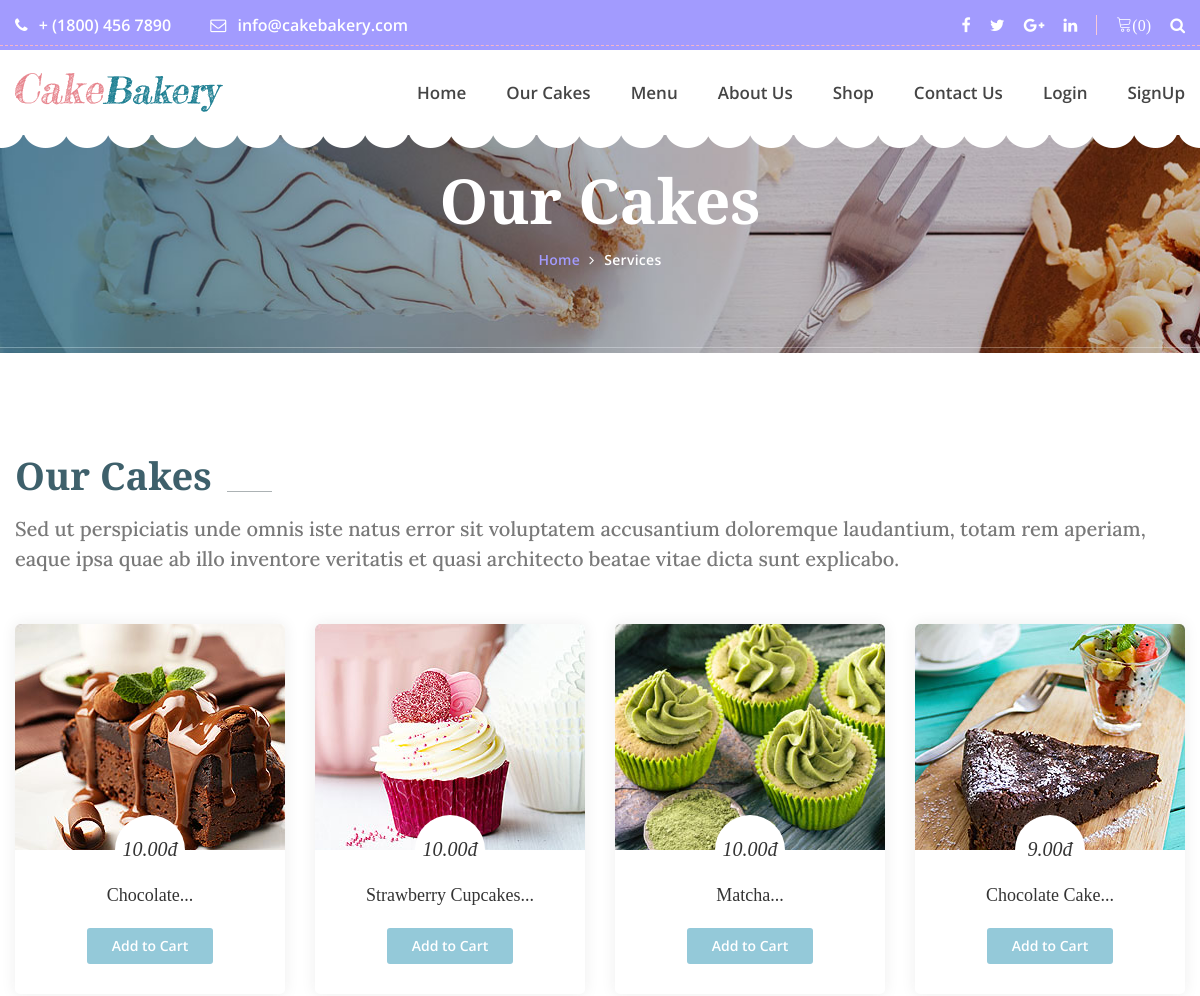
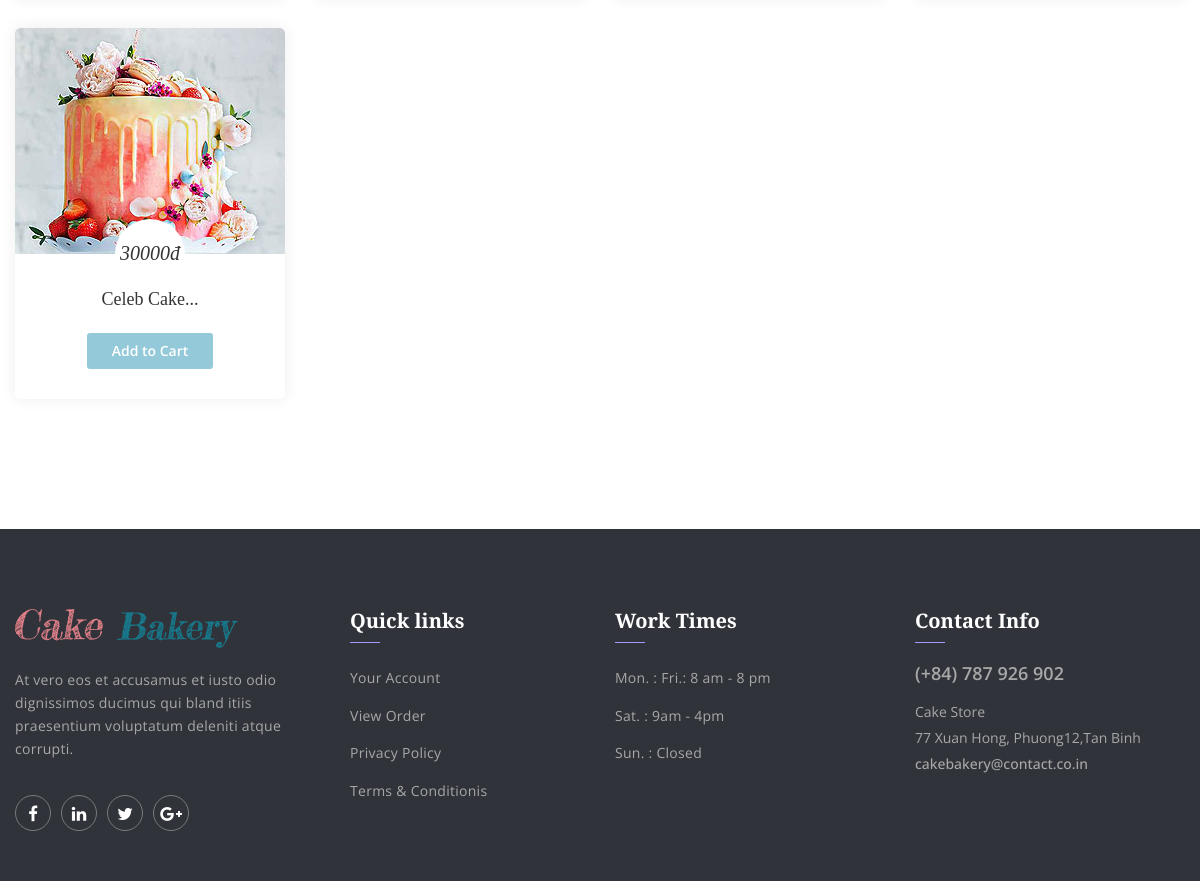
The app's page /ourcake.php with its own data (2 pictures, top to bottom).
### tables this page shows
CREATE TABLE `cake` (
  `cakeId` int(12) NOT NULL,
  `cakeName` varchar(255) NOT NULL,
  `cakePrice` decimal(10,2) NOT NULL,
  `cakeDesc` text NOT NULL,
  `cakeCategorieId` int(12) NOT NULL,
  `cakePubDate` datetime NOT NULL DEFAULT current_timestamp()
);

### ourcake.php (the view, shortened to what this page needs)
<?php
include './partials/_dbconnect.php';
include './partials/_nav.php';
?>
<section style="margin-top: 50px;" class="banner_area">
        	<div class="container">
        		<div class="banner_text">
        			<h3>Our Cakes</h3>
        			<ul>
        				<li><a href="index.php">Home</a></li>
        				<li><a href="ourcake.php">Services</a></li>
        			</ul>
        		</div>
        	</div>
        </section>
        <section class="our_cakes_area p_100">
        	<div class="container">
        		<div class="main_title">
        			<h2>Our Cakes</h2>
        			<h5>Sed ut perspiciatis unde omnis iste natus error sit voluptatem accusantium doloremque laudantium, totam rem aperiam, eaque ipsa quae ab illo inventore veritatis et quasi architecto beatae vitae dicta sunt explicabo.</h5>
        		</div>
        		<div class="cake_feature_row row">
                <?php
            $sql = "SELECT * FROM `cake` ";
            $result = mysqli_query($conn, $sql);
            while($row = mysqli_fetch_assoc($result)){
                $cakeId = $row['cakeId'];
                $cakeName = $row['cakeName'];
                $cakePrice = $row['cakePrice'];
                echo '<div class="col-lg-3 col-md-4 col-6">
                        <div class="cake_feature_item">
                            <div class="cake_img">
                                  <img src="img/cake-'.$cakeId. '.jpg" alt="image for this cake">
                            </div>
                              <div class="cake_text">
                                <h3 class="card-title">' . substr($cakeName, 0, 20). '...</h3>
                                <h4 style="font-size:20px"> '.substr($cakePrice,0, 5). 'đ</h4>
                                <div class="row justify-content-center">';
                                if($loggedin){
                                    $quaSql = "SELECT `itemQuantity` FROM `viewcart` WHERE cakeId = '$cakeId' AND `userId`='$userId'";
                                    $quaresult = mysqli_query($conn, $quaSql);
                                    $quaExistRows = mysqli_num_rows($quaresult);
                                    if($quaExistRows == 0) {
                                        echo '<form action="partials/_manageCart.php" method="POST">
                                              <input type="hidden" name="itemId" value="'.$cakeId. '">
                                              <button type="submit" name="addToCart" class="pest_btn">Add to Cart</button>';
                                    }else {
                                        echo '<a  class="pest_btn" href="viewCart.php">Go to Cart</a>';
                                    }
                                }
                                else{
                                    echo '<a href="#" class="pest_btn" data-toggle="modal" data-target="#loginModal">Add to Cart</a>
                                    ';
                                }
                            echo '</form>
                            </div>
                            </div>
                        </div>
                    </div>';
            }
            ?>
				</div>
        	</div>
        </section>
<?php include './partials/_footer.php'  ?>

### partials/_nav.php (shortened to what this page needs)
<?php session_start();
if(isset($_SESSION['loggedin']) && $_SESSION['loggedin']==true){
  $loggedin= true;
  $userId = $_SESSION['userId'];
  $username = $_SESSION['username'];
}
else{
  $loggedin = false;
  $userId = 0;
}
echo '
<!DOCTYPE html>
<html lang="en">
<head>
        <meta charset="utf-8">
        <meta http-equiv="X-UA-Compatible" content="IE=edge">
        <meta name="viewport" content="width=device-width, initial-scale=1">
        <link rel="icon" href="img/fav-icon.png" type="image/x-icon" />
        <title>Cake - Bakery</title>
        <link rel="stylesheet" href="https://cdnjs.cloudflare.com/ajax/libs/font-awesome/5.15.1/css/all.min.css" />
        <link href="css/font-awesome.min.css" rel="stylesheet">
        <link href="vendors/linearicons/style.css" rel="stylesheet">
        <link href="vendors/flat-icon/flaticon.css" rel="stylesheet">
        <link href="css/bootstrap.min.css" rel="stylesheet">
        <link href="vendors/revolution/css/settings.css" rel="stylesheet">
        <link href="vendors/revolution/css/layers.css" rel="stylesheet">
        <link href="vendors/revolution/css/navigation.css" rel="stylesheet">
        <link href="vendors/animate-css/animate.css" rel="stylesheet">
        <link href="vendors/owl-carousel/owl.carousel.min.css" rel="stylesheet">
        <link href="vendors/magnifc-popup/magnific-popup.css" rel="stylesheet">
        <link href="css/style.css" rel="stylesheet">
        <link href="css/responsive.css" rel="stylesheet">
        <script src="https://oss.maxcdn.com/html5shiv/3.7.3/html5shiv.min.js"></script>
        <script src="https://oss.maxcdn.com/respond/1.4.2/respond.min.js"></script>
    </head>
    <body>
    <header class="main_header_area">
      <div class="top_header_area row m0">
        <div class="container">
          <div class="float-left">
            <a href="tell:+18004567890"><i class="fa fa-phone" aria-hidden="true"></i> + (1800) 456 7890</a>
            <a href="mainto:info@cakebakery.com"><i class="fa fa-envelope-o" aria-hidden="true"></i> info@cakebakery.com</a>
          </div>
          <div class="float-right">
            <ul class="h_social list_style">
              <li><a href="#"><i class="fa fa-facebook"></i></a></li>
              <li><a href="#"><i class="fa fa-twitter"></i></a></li>
              <li><a href="#"><i class="fa fa-google-plus"></i></a></li>
              <li><a href="#"><i class="fa fa-linkedin"></i></a></li>
            </ul>
            <ul class="h_search list_style">';
        $countsql = "SELECT SUM(`itemQuantity`) FROM `viewcart` WHERE `userId`=$userId";
        $countresult = mysqli_query($conn, $countsql);
        $countrow = mysqli_fetch_assoc($countresult);
        $count = $countrow['SUM(`itemQuantity`)'];
        if(!$count) {
          $count = 0;
        }
        echo '
       <li ><a href="viewCart.php"><i class="lnr lnr-cart">(' .$count. ')</i></a></li>';
        echo'
              <li><a class="popup-with-zoom-anim" href="#test-search"><i class="fa fa-search"></i></a></li>
            </ul>
          </div>
        </div>
      </div>
      <div class="main_menu_two">
        <div class="container">
          <nav class="navbar navbar-expand-lg navbar-light bg-light">
            <a class="navbar-brand" href="./index.php"><img src="img/logo-2.png" alt=""></a>
            <button class="navbar-toggler" type="button" data-toggle="collapse" data-target="#navbarSupportedContent" aria-controls="navbarSupportedContent" aria-expanded="false" aria-label="Toggle navigation">
              <span class="my_toggle_menu">
                              <span></span>
                              <span></span>
                              <span></span>
                            </span>
            </button>
            <div class="collapse navbar-collapse" id="navbarSupportedContent">
              <ul class="navbar-nav justify-content-end">
              <li><a href="./index.php">Home</a></li>
                <li><a href="./ourcake.php">Our Cakes</a></li>
                <li><a href="./menu.php">Menu</a></li>
                <li><a href="./about.php">About Us</a></li>
                    <li><a href="./shop.php">Shop</a></li>
                <li><a href="contact.php">Contact Us</a></li>
                ';
                if($loggedin){
                  echo '<li class="dropdown submenu">
                      <a class=" class="dropdown-toggle" data-toggle="dropdown" href="#" role="button" aria-haspopup="true" aria-expanded="false"> Welcome ' .$username. '</a>
                      <ul class="dropdown-menu">
                      <li><a href="./viewOrder.php">View Order</a></li>
                        <li><a href="partials/_logout.php">Logout</a></li>
                        </ul>
                 ';
                }
                else {
                  echo '
                  <li><a data-toggle="modal" data-target="#loginModal" href="#">Login</a></li>
                  <li><a data-toggle="modal" data-target="#loginModal" href="#">SignUp</a></li>
                  ';
                }
                echo'
              </ul>
            </div>
          </nav>
        </div>
      </div>
    </header>
';
?>

### partials/_footer.php (shortened to what this page needs)
<footer class="footer_area">
        	<div class="footer_widgets">
        		<div class="container">
        			<div class="row footer_wd_inner">
        				<div class="col-lg-3 col-6">
        					<aside class="f_widget f_about_widget">
        						<img src="img/footer-logo.png" alt="">
        						<p>At vero eos et accusamus et iusto odio dignissimos ducimus qui bland itiis praesentium voluptatum deleniti atque corrupti.</p>
        						<ul class="nav">
        							<li><a href="#"><i class="fa fa-facebook"></i></a></li>
        							<li><a href="#"><i class="fa fa-linkedin"></i></a></li>
        							<li><a href="#"><i class="fa fa-twitter"></i></a></li>
        							<li><a href="#"><i class="fa fa-google-plus"></i></a></li>
        						</ul>
        					</aside>
        				</div>
        				<div class="col-lg-3 col-6">
        					<aside class="f_widget f_link_widget">
        						<div class="f_title">
        							<h3>Quick links</h3>
        						</div>
        						<ul class="list_style">
        							<li><a href="./viewProfile.php">Your Account</a></li>
        							<li><a href="./viewOrder.php">View Order</a></li>
        							<li><a href="#">Privacy Policy</a></li>
        							<li><a href="#">Terms & Conditionis</a></li>
        						</ul>
        					</aside>
        				</div>
        				<div class="col-lg-3 col-6">
        					<aside class="f_widget f_link_widget">
        						<div class="f_title">
        							<h3>Work Times</h3>
        						</div>
        						<ul class="list_style">
        							<li><a href="#">Mon. :  Fri.: 8 am - 8 pm</a></li>
        							<li><a href="#">Sat. : 9am - 4pm</a></li>
        							<li><a href="#">Sun. : Closed</a></li>
        						</ul>
        					</aside>
        				</div>
        				<div class="col-lg-3 col-6">
        					<aside class="f_widget f_contact_widget">
        						<div class="f_title">
        							<h3>Contact Info</h3>
        						</div>
        						<h4>(+84) 787 926 902</h4>
        						<p>Cake Store <br />77 Xuan Hong, Phuong12,Tan Binh</p>
        						<h5>cakebakery@contact.co.in</h5>
        					</aside>
        				</div>
        			</div>
        		</div>
        	</div>
        </footer>
    </body>
</html>

### records on screen
cake: shows a picture, cakeName "Chocolate", cakePrice "10.00"
cake: shows a picture, cakeName "Strawberry Cupcakes", cakePrice "10.00"
cake: shows a picture, cakeName "Matcha", cakePrice "10.00"
cake: shows a picture, cakeName "Chocolate Cake", cakePrice "9.00"
cake: shows a picture, cakeName "Celeb Cake", cakePrice "30000"

### other values on screen
$count "0"
